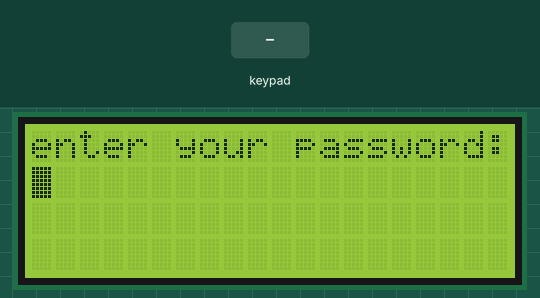
The program below on a simulated ATmega32, built with avr-gcc and emulated at 1 MHz (the files do not name the chip). On the bench: 20×4 character LCD. Wiring (inferred from the signals the program sends): 4×4 keypad with keys 7 8 9 - 4 5 6 x 1 2 3 A C 0 = +: rows PD0, PD1, PD2, PD3; columns PD4, PD5, PD6, PD7. Wiring (inferred from the names in the program): character LCD (HD44780): RS PA1; E PA0; data PB4, PB5, PB6, PB7. The test bench sets the inputs (shaded band). At 6.6 s the program stops and its outputs stay as they are.

Above: at 1.2 s.
1.3 s: keypad keys 1 3 9 7 2 pressed 0.4 s apart
At 3.0 s:
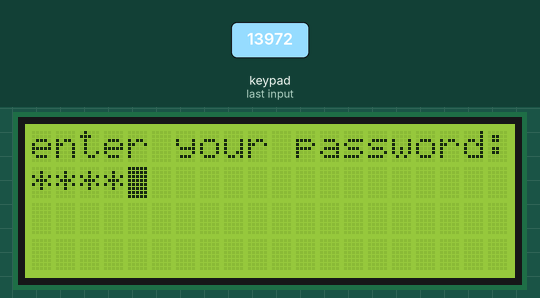
At 4.0 s:
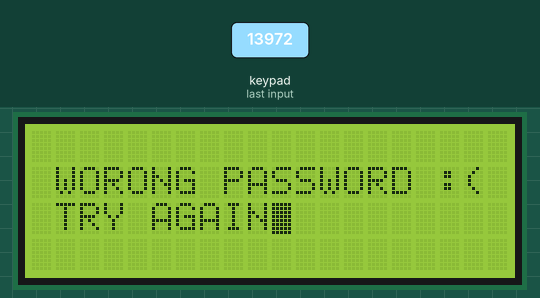
4.8 s: keypad keys 1 2 3 4 5 pressed 0.4 s apart
At 7.8 s:
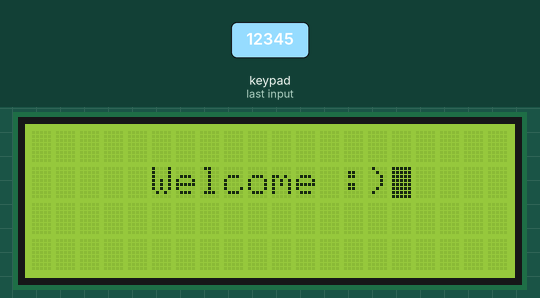
Timing chart, 0 to 8.1 s (numbered marks = the images above; inputs shaded):
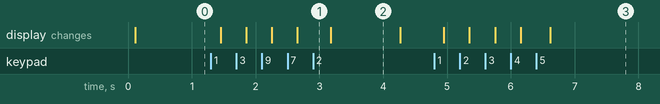

Measured:
- after the input at 1.3 s, the display: first changes after 0.15 s (image 1 shows a later state)
- after the input at 4.8 s, the display: first changes after 0.15 s (image 3 shows a later state)
- what the display in image 2 shows lasts 1.1 s, from 3.2 s to 4.3 s

The program:

main.c
```c
/*
 * decimalCounter.c
 *
 * Created: 23/04/2020 01:32:50
 * Author :
 */
#define F_CPU 1000000UL
#define SW  0


#include <avr/io.h>
#include <util/delay.h>
#include "SevenSegment.h"
#include "common.h"
#include "LCD.h"
#include "KeyPad.h"
#include <string.h>


extern int column;
extern int row;


int main(void) {
	char key;
	char str[6];
	char *password = "12345";
	str[5] = '\0';
	int count = 3;


	Lcd_Init();
	keyPadInit();

	Lcd_goto_row_coloumn(row, column);

    while (1) {
		Lcd_Out("enter your password:");
		for (uint8_t i = 0; i <= 4; ) {
			key = readKey();
			if (key != '\0') {
				Lcd_Out("*");
				str[i] = key;
				i++;
			}
		}
		if (strcmp(str, password) == 0) {
			Lcd_Cmd(0x1);
			row = 1;
			column = 0;
			Lcd_Out("     Welcome :)");
			while (1);
		}
		else {
			if (count == 1) {
			Lcd_Cmd(0x1);
			row = 0;
			column = 0;
			Lcd_Out("you entered the password three times    wrong");
			while (1);
			}
			Lcd_Cmd(0x1);
			row = 1;
			column = 0;
			Lcd_Out(" WORONG PASSWORD :(  TRY AGAIN");
			_delay_ms(1000);
			Lcd_Cmd(0x1);
			row = 0;
			column = 0;
			count--;
		}

    }
}
```

SevenSegment.c
```c
/*
 * SevenSegment.c
 *
 *              Driver for seven segment
 * To use it you should provide the name of the port
 * to connect the seven segment to and the number to be printed
 *
 * Created: 23/04/2020 01:36:26
 *  Author: Mohamed Abo Raia
 */

#include <stdint.h>
#include <avr/io.h>
#include "SevenSegment.h"


/* function to initialize the port */
static uint8_t init() {
	/* make the port as output port */
	SevSegPORTd = 0xFF;
	/* success */
	return 0;
}

/* function to display the number on the seven segment */
uint8_t display(uint8_t number) {
	/* port initialization */
	init();

	switch (number) {
	case 0x0:
		SevSegPORT = 0b00111111;
		break;
	case 0x1:
		SevSegPORT = 0b00110000;
		break;
	case 0x2:
		SevSegPORT = 0b01011011;
		break;
	case 0x3:
		SevSegPORT = 0b01001111;
		break;
	case 0x4:
		SevSegPORT = 0b01100110;
		break;
	case 0x5:
		SevSegPORT = 0b01101101;
		break;
	case 0x6:
		SevSegPORT = 0b01111101;
		break;
	case 0x7:
		SevSegPORT = 0b00000111;
		break;
	case 0x8:
		SevSegPORT = 0b01111111;
		break;
	case 0x9:
		SevSegPORT = 0b01101111;
		break;
	case 0xA:
		SevSegPORT = 0b01110111;
		break;
	case 0xB:
		SevSegPORT = 0b01111100;
		break;
	case 0xC:
		SevSegPORT = 0b00111001;
		break;
	case 0xD:
		SevSegPORT = 0b01011110;
		break;
	case 0xE:
		SevSegPORT = 0b01111001;
		break;
	case 0xF:
		SevSegPORT = 0b01110001;
		break;
	default:
		SevSegPORT = 0b00111111;
		break;
	}

	/* success */
	return 0;
}
```

SevenSegment.h
```c
/*
 * SevenSegment.h
 *
 * Created: 23/04/2020 01:36:48 ص
 *  Author: scc
 */


#ifndef SEVENSEGMENT_H_
#define SEVENSEGMENT_H_


uint8_t display(uint8_t number);
#define SevSegPORT PORTC
#define SevSegPORTd DDRC
#endif /* SEVENSEGMENT_H_ */
```

common.h
```c
/*
 * coomon.h
 *
 * Created: 23/04/2020 05:20:33 ص
 *  Author: scc
 */


#ifndef COOMON_H_
#define COOMON_H_


#define SETBET(reg, n)  ((reg) |= (1 << (n)))
#define CLRBET(reg, n)  ((reg) &= ~(1 << (n)))
#define GETBET(reg, n)  ((reg) & (1 << (n)))


#endif /* COOMON_H_ */
```

KeyPad.c
```c
/*
 * KeyPad.c
 *
 * Created: 27/04/2020 06:22:1
 *  Author:
 */


#include "KeyPad.h"

void keyPadInit(void) {
	KeyPadDDR = 0x0F;
	KeyPadPORT = 0xFF;
}

char readKey(void) {
	char key = '\0';
	KeyPadPORT = 0xFF;;

	CLRBET(KeyPadPORT, 0);
	switch (KeyPadPIN & 0xF0) {
		case 0xE0:
			key = '7';
			while ((KeyPadPIN & 0xF0) == 0xE0);
			break;
		case 0xD0:
			key = '8';
			while ((KeyPadPIN & 0xF0) == 0xD0);
			break;
		case 0xB0:
			key = '9';
			while ((KeyPadPIN & 0xF0) == 0xB0);
			break;
		case 0x70:
			key = '-';
			while ((KeyPadPIN & 0xF0) == 0x70);
			break;
		default:
			SETBET(KeyPadPORT, 0);
			CLRBET(KeyPadPORT, 1);
			switch ((KeyPadPIN & 0xF0) & 0xF0) {
				case 0xE0:
					key = '4';
					while ((KeyPadPIN & 0xF0) == 0xE0);
					break;
				case 0xD0:
					key = '5';
					while ((KeyPadPIN & 0xF0) == 0xD0);
					break;
				case 0xB0:
					key = '6';
					while ((KeyPadPIN & 0xF0) == 0xB0);
					break;
				case 0x70:
					key = 'x';
					while ((KeyPadPIN & 0xF0) == 0x70);
					break;
				default:
					SETBET(KeyPadPORT, 1);
					CLRBET(KeyPadPORT, 2);
					switch ((KeyPadPIN & 0xF0) & 0xF0) {
						case 0xE0:
							key = '1';
							while ((KeyPadPIN & 0xF0) == 0xE0);
							break;
						case 0xD0:
							key = '2';
							while ((KeyPadPIN & 0xF0) == 0xD0);
							break;
						case 0xB0:
							key = '3';
							while ((KeyPadPIN & 0xF0) == 0xB0);
							break;
						case 0x70:
							key = '-';
							while ((KeyPadPIN & 0xF0) == 0x70);
							break;
						default:
							SETBET(KeyPadPORT, 2);
							CLRBET(KeyPadPORT, 3);
							switch ((KeyPadPIN & 0xF0) & 0xF0){
								case 0xE0:
									key = 'C';
									while ((KeyPadPIN & 0xF0) == 0xE0);
									break;
								case 0xD0:
									key = '0';
									while ((KeyPadPIN & 0xF0) == 0xD0);
									break;
								case 0xB0:
									key = '=';
									while ((KeyPadPIN & 0xF0) == 0xB0);
									break;
								case 0x70:
									key = '+';
									while ((KeyPadPIN & 0xF0) == 0x70);
									break;
								default:
									key = '\0';
									break;
							}
							break;
					}
					break;
			}
			break;
	}

	return key;
}
```

KeyPad.h
```c
/*
 * KeyPad.h
 *
 * Created: 27/04/2020 06:22:32
 *  Author:
 */

#include "common.h"
#include <avr/io.h>

#ifndef KEYPAD_H_
#define KEYPAD_H_

#define KeyPadPORT PORTD
#define KeyPadDDR  DDRD
#define KeyPadPIN  PIND
/*
 *
 *
 *
 *
 */
void keyPadInit(void);
/*
 *
 *
 *
 *
 */
char readKey(void);

#endif /* KEYPAD_H_ */
```

LCD.c
```c
/*
 *    LCD driver
 * driver for 20x4 LCD
 *
 * Created: 23/04/2020 05:08:11
 *  Author: Mohamed Abo Raia
 */

#define F_CPU 1000000UL

#include <avr/io.h>
#include <util/delay.h>
#include "common.h"
#include "LCD.h"


// to control the writing on the LCD
int column = 0;
int row = 0;

static void EnPulse(void) {
	// high to low pulse
	SETBET(LCD_CTRPORT, EN);
	_delay_us(1);
	CLRBET(LCD_CTRPORT, EN);
}

#ifdef LCD_MODE_FOUR_BIT
static void Lcd_Write_4(uint8_t data) {
	// Clear all data bits
	LCD_PORT &= 0x0F;
	// Put the high nibble on the data bits and apply an enable pulse
	LCD_PORT |= data & 0xF0;
	EnPulse();
	// Clear all data bits
	LCD_PORT &= 0x0F;
	// Put the low nibble on the data bits and apply an enable pulse
	LCD_PORT |= (data & 0x0F) << 4;
	EnPulse();
	// Wait 2 ms
	_delay_ms(2);
}
#endif

#ifdef LCD_MODE_EIGHT_BIT
static void Lcd_Write_8(uint8_t data) {
	// Put the data on the data bits and apply an enable pulse
	LCD_PORT = data;
	EnPulse();
	// Wait 2 ms
	_delay_ms(2);
}
#endif

void Lcd_Cmd(uint8_t cmd) {
	// Clear RS pin
	CLRBET(LCD_CTRPORT, RS);
	// check for LCD mode
	#ifdef LCD_MODE_FOUR_BIT
	// Write the cmd byte
	Lcd_Write_4(cmd);
	#else
	Lcd_Write_8(cmd);
	#endif
}

static void Lcd_Data(uint8_t data) {
	// set RS pin
	SETBET(LCD_CTRPORT, RS);
	// check for LCD mode
	#ifdef LCD_MODE_FOUR_BIT
	// Write the cmd byte
	Lcd_Write_4(data);
	#else
	Lcd_Write_8(data);
	#endif
}


extern void Lcd_Init(void) {
	// Configure the EN and RS pins as output
	SETBET(LCD_CTRDDR, EN);
	SETBET(LCD_CTRDDR, RS);
	// check for LCD mode
	#ifdef LCD_MODE_FOUR_BIT
	// Configure the port pins as output
	LCD_DDR |= 0xF0;
	// clear the port
	LCD_PORT &= 0x0F;
	// Wait 15 ms
	_delay_ms(15);
	// write 0x33 on LCD port for 4 bit mode
	Lcd_Cmd(0x30);
	// write 0x32 on LCD port for 4 bit mode
	Lcd_Cmd(0x20);
	EnPulse();
	// write 0x28 on LCD port for 4 bit mode
	Lcd_Cmd(0x28);
	// write 0x0F for display on and cursor blinking
	Lcd_Cmd(0x0F);
	#else
	// Configure the port pins as output
	LCD_DDR |= 0xFF;
	// clear the LCD port
	LCD_PORT &= 0x00;
	// Wait 15 ms
	_delay_ms(15);
	// write 0x33 on LCD port for 8 bit mode
	Lcd_Cmd(0x38);
	// write 0x0F for display on and cursor blinking
	Lcd_Cmd(0x0E);
	EnPulse();
	#endif
	// write 0x01 for clear screen
	Lcd_Cmd(0x01);
	// write 0x06 to shift cursor write
	Lcd_Cmd(0x06);
}

extern void Lcd_goto_row_coloumn(uint8_t row,uint8_t coloumn) {
	switch (row) {
	case 0:
		Lcd_Cmd(0x80 + coloumn);
		break;
	case 1:
		Lcd_Cmd(0xC0 + coloumn);
		break;
	case 2:
		Lcd_Cmd(0x94 + coloumn);
		break;
	case 3:
		Lcd_Cmd(0xD4 + coloumn);
		break;
	default:
		break;
	}
}


extern void Lcd_Out(char *str) {
	while (*str != '\0') {
		Lcd_Data(*str);
		column += 1;
		if (column == 20) {
			row++;
			column = 0;
		}
		Lcd_goto_row_coloumn(row, column);
		str++;
	}
}
```

LCD.h
```c
/*
 *       20x4 LCD Driver
 * To use this driver you should determine:
 * 1- the port registers that LCD data connected to by these macros (LCD_PORT) and (LCD_DDR)
 * 2- the port registers that the control pins (EN And RS) connected to  by these macros (LCD_CTRPORT) and (LCD_CTRDDR)
 * 3- the number of the pins for EN and RS connected to.
 * 4- finally you should determine the mode of the LCD (8 or 4 bit mode) by defining (LCD_MODE_FOUR_BIT) for 4 bit mode
 * or (LCD_MODE_EIGHT_BIT) for 8 bit mode
 *
 * Created: 23/04/2020 05:08:44
 *  Author: Mohamed Abo Raia
 */


#ifndef LCD_H_
#define LCD_H_

#define LCD_PORT    PORTB
#define LCD_DDR     DDRB
#define LCD_CTRPORT PORTA
#define LCD_CTRDDR  DDRA
#define RS          1
#define EN          0
#define LCD_MODE_FOUR_BIT

/*		        Lcd_Init
 * This used to initialize the LCD by sending some commands to LCD
 * @param: this function takes nothing.
 * @return: the function return nothing;
 */
extern void Lcd_Init(void);
/*		        Lcd_Out
 * This used to output data on LCD
 * @param: this function takes a string represent the data.
 * @return: the function return nothing;
 */
extern void Lcd_Out(char *str);
/*		        Lcd_Cmd
 * This used to send commands to LCD
 * @param: this function takes the command.
 * @return: the function return nothing;
 */
void Lcd_Cmd(uint8_t cmd);
/*		        Lcd_goto_row_coloumn
 * This used to go to a specific row and column on the LCD
 * @param: this function takes number of row and the number of column.
 * @return: the function return nothing;
 */
extern void Lcd_goto_row_coloumn(uint8_t row,uint8_t coloumn);


#endif /* LCD_H_ */
```
